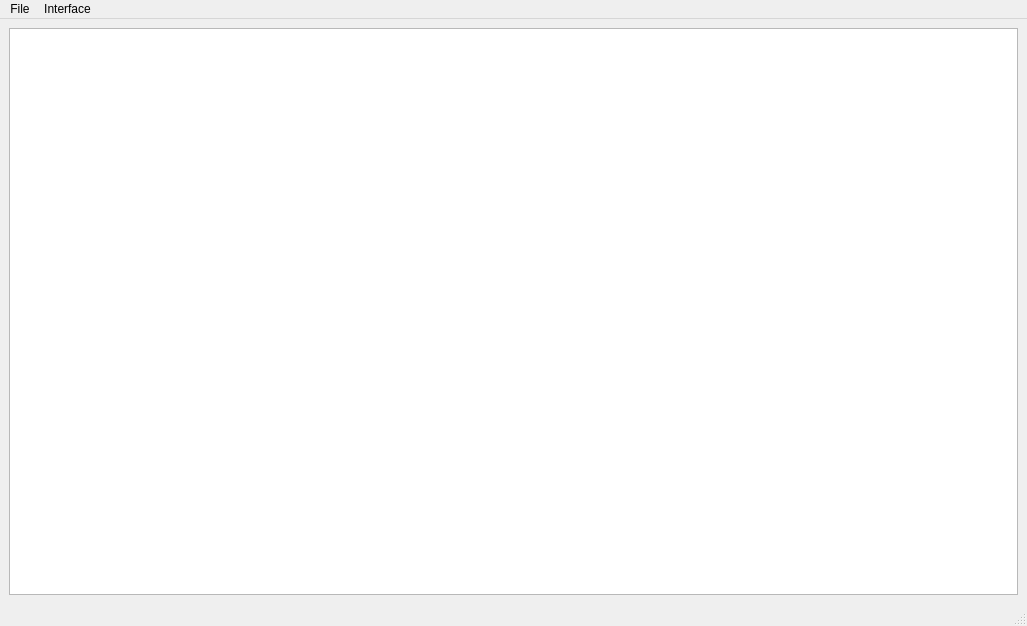
<?xml version="1.0" encoding="UTF-8"?>
<ui version="4.0">
 <class>MainWindow</class>
 <widget class="QMainWindow" name="MainWindow">
  <property name="geometry">
   <rect>
    <x>0</x>
    <y>0</y>
    <width>1027</width>
    <height>626</height>
   </rect>
  </property>
  <property name="windowTitle">
   <string>MainWindow</string>
  </property>
  <widget class="QWidget" name="centralwidget">
   <layout class="QVBoxLayout" name="verticalLayout_2">
    <item>
     <widget class="QTableWidget" name="rxTable"/>
    </item>
   </layout>
  </widget>
  <widget class="QMenuBar" name="menubar">
   <property name="geometry">
    <rect>
     <x>0</x>
     <y>0</y>
     <width>1027</width>
     <height>20</height>
    </rect>
   </property>
   <widget class="QMenu" name="menuFile">
    <property name="title">
     <string>File</string>
    </property>
    <addaction name="actionExit"/>
   </widget>
   <widget class="QMenu" name="menuInterface">
    <property name="title">
     <string>Interface</string>
    </property>
    <addaction name="actionConnect"/>
    <addaction name="actionDisconnect"/>
    <addaction name="separator"/>
    <addaction name="actionConfigure"/>
   </widget>
   <addaction name="menuFile"/>
   <addaction name="menuInterface"/>
  </widget>
  <widget class="QStatusBar" name="statusbar"/>
  <action name="actionExit">
   <property name="text">
    <string>Exit</string>
   </property>
  </action>
  <action name="actionConnect">
   <property name="text">
    <string>Connect</string>
   </property>
  </action>
  <action name="actionDisconnect">
   <property name="text">
    <string>Disconnect</string>
   </property>
  </action>
  <action name="actionConfigure">
   <property name="text">
    <string>Configure</string>
   </property>
  </action>
 </widget>
 <resources/>
 <connections>
  <connection>
   <sender>actionExit</sender>
   <signal>triggered()</signal>
   <receiver>MainWindow</receiver>
   <slot>close()</slot>
   <hints>
    <hint type="sourcelabel">
     <x>513</x>
     <y>312</y>
    </hint>
    <hint type="destinationlabel">
     <x>513</x>
     <y>312</y>
    </hint>
   </hints>
  </connection>
 </connections>
</ui>
